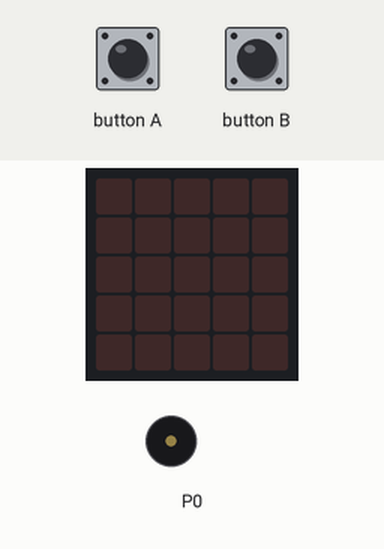
This program was run on a simulated BBC micro:bit (MakeCode). Shown: the board's 5×5 LED display, buzzer (waves = sounding). The test bench sets the inputs (shaded band).

Above: at 1.2 s.
1.3 s: button A pressed for 0.15 s
At 1.65 s:
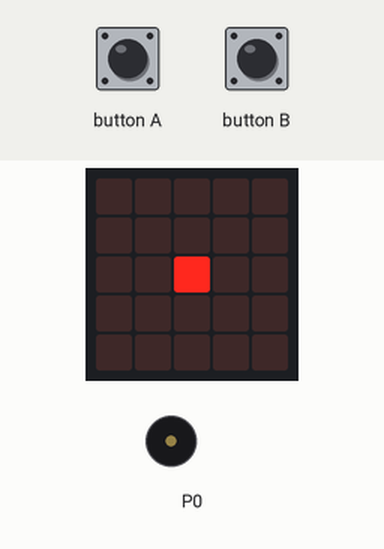
At 2.05 s:
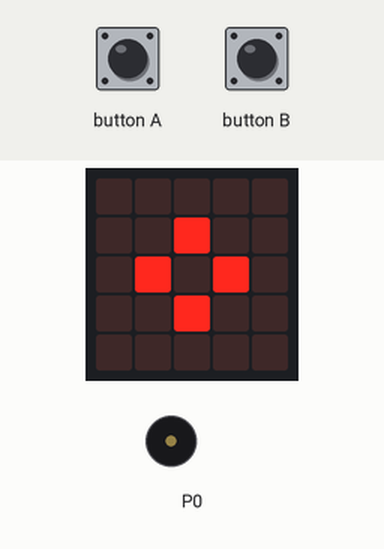
4.4 s: button B pressed for 0.15 s
At 5.0 s:
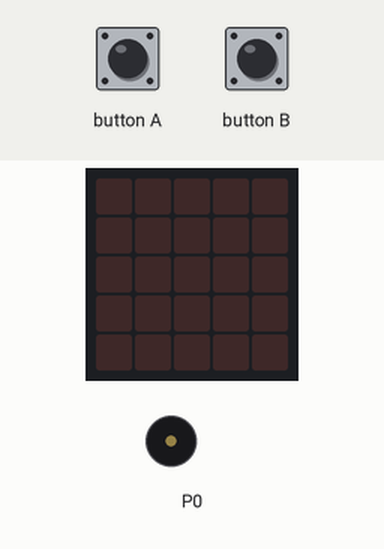
Timing chart, 0 to 7.4 s (numbered marks = the images above; inputs shaded):
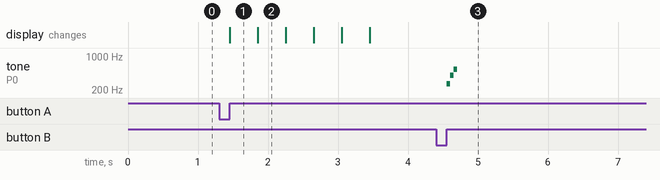

The program:

main.ts
```typescript
input.onButtonPressed(Button.A, function () {
    basic.showLeds(`
        . . . . .
        . . . . .
        . . # . .
        . . . . .
        . . . . .
        `)
    basic.showLeds(`
        . . . . .
        . . # . .
        . # . # .
        . . # . .
        . . . . .
        `)
    basic.showLeds(`
        . . # . .
        . # . # .
        # . . . #
        . # . # .
        . . # . .
        `)
    basic.showLeds(`
        . # . # .
        # . . . #
        . . . . .
        # . . . #
        . # . # .
        `)
    basic.showLeds(`
        # . . . #
        . . . . .
        . . . . .
        . . . . .
        # . . . #
        `)
    basic.showLeds(`
        . . . . .
        . . . . .
        . . . . .
        . . . . .
        . . . . .
        `)
})
input.onButtonPressed(Button.B, function () {
    music.playSoundEffect(music.createSoundEffect(WaveShape.Sine, 200, 600, 255, 0, 150, SoundExpressionEffect.None, InterpolationCurve.Linear), SoundExpressionPlayMode.UntilDone)
})
```

test.ts
```typescript
// 在這裡測試；當此封包作為擴充功能時，將不會編譯此內容。
```

Measured:
- after the input at 1.3 s, the display: changes after 0.15 s (image 1)
- after the input at 4.4 s, tone on P0: silent → 266 Hz after 0.15 s, → 400 Hz 0.05 s later, → 533 Hz 0.05 s later, → silent 0.05 s later
- what the display in image 1 shows lasts 0.4 s, from 1.5 s to 1.9 s
